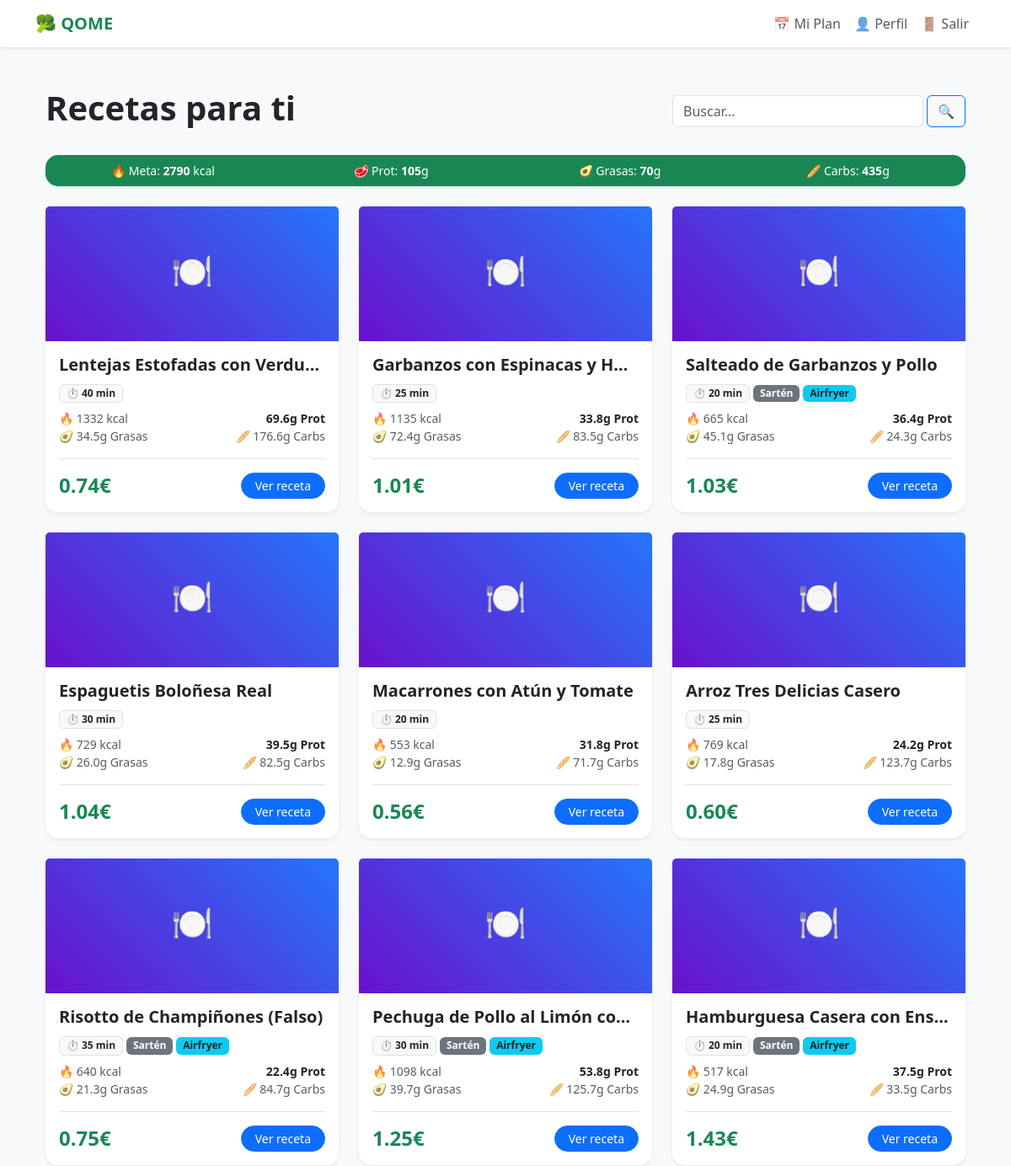
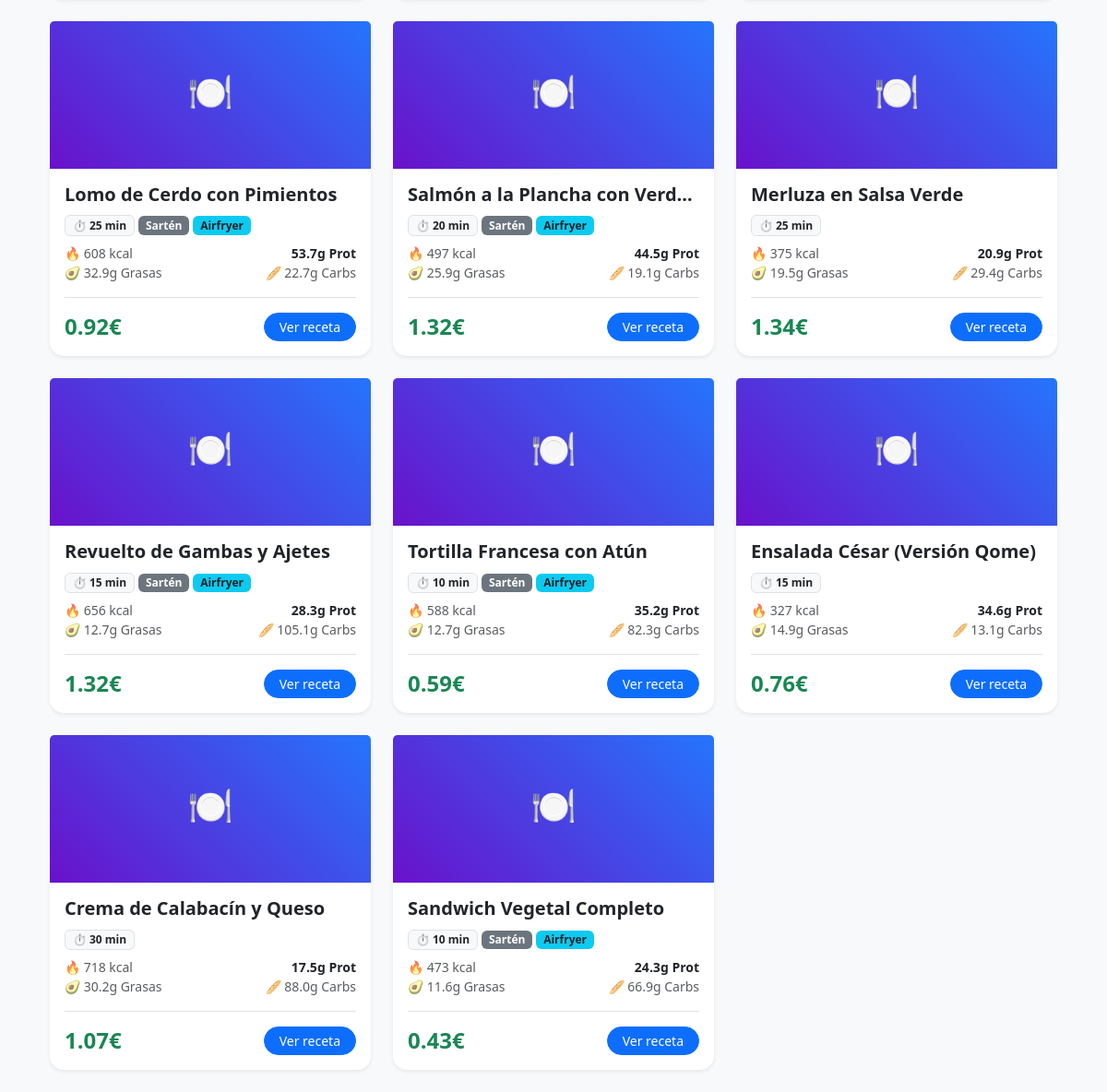
The app's page / (signed in) with its own data (2 pictures, top to bottom).
### core/models.py (models this page shows, shortened)
class Receta(models.Model):
    titulo = models.CharField(max_length=200)
    tiempo_preparacion = models.IntegerField()
    es_apta_sarten = models.BooleanField(default=False)
    es_apta_airfryer = models.BooleanField(default=False)
    es_apta_horno = models.BooleanField(default=False)
    es_apta_microondas = models.BooleanField(default=False)
    es_apta_tupper = models.BooleanField(default=True)
    calorias = models.IntegerField(default=0)
    proteinas = models.FloatField(default=0.0)
    grasas = models.FloatField(default=0.0)
    hidratos = models.FloatField(default=0.0)

### core/views.py (the view)
# urls.py: path('', views.lista_recetas, name='home'),
def lista_recetas(request):
    recetas = Receta.objects.all()
    perfil = None
    metas = None
    if request.user.is_authenticated:
        try:
            perfil = PerfilUsuario.objects.get(usuario=request.user)
            mis_supers = perfil.supermercados_seleccionados.all()
            if mis_supers.exists():
                recetas = recetas.annotate(
                    precio_usuario=Min(
                        'costes_por_supermercado__coste',
                        filter=Q(costes_por_supermercado__supermercado__in=mis_supers)
                    )
                )
            else:
                recetas = recetas.annotate(precio_usuario=Min('costes_por_supermercado__coste'))
            metas = {
                'calorias': perfil.gasto_energetico_diario,
                'proteinas': perfil.objetivo_proteinas,
                'grasas': perfil.objetivo_grasas,
                'hidratos': perfil.objetivo_hidratos,
            }
        except PerfilUsuario.DoesNotExist: pass
    else:
        recetas = recetas.annotate(precio_usuario=Min('costes_por_supermercado__coste'))
    query = request.GET.get('q')
    if query: recetas = recetas.filter(titulo__icontains=query)
    if request.GET.get('horno'): recetas = recetas.filter(es_apta_horno=True)
    if request.GET.get('sarten'): recetas = recetas.filter(es_apta_sarten=True)
    if request.GET.get('tupper'): recetas = recetas.filter(es_apta_tupper=True)
    return render(request, 'core/lista_recetas.html', {
        'recetas': recetas, 'perfil': perfil, 'metas': metas
    })

### core/templates/core/lista_recetas.html (shortened to what this page needs)
{% extends 'core/base.html' %}
{% block content %}
<div class="container py-4">
    <div class="row mb-4 align-items-center">
        <div class="col-md-8">
            <h1 class="display-6 fw-bold text-dark">
                {% if perfil %}Recetas para ti{% else %}Catálogo{% endif %}
            </h1>
        </div>
        <div class="col-md-4 text-end">
            <form method="get" class="d-flex gap-1">
                <input type="text" name="q" class="form-control" placeholder="Buscar..." value="{{ request.GET.q }}">
                <button class="btn btn-outline-primary">🔍</button>
            </form>
        </div>
    </div>
    {% if perfil %}
    <div class="card mb-4 border-0 shadow-sm bg-success text-white">
        <div class="card-body py-2">
            <div class="row text-center small">
                <div class="col">🔥 Meta: <strong>{{ metas.calorias }}</strong> kcal</div>
                <div class="col">🥩 Prot: <strong>{{ metas.proteinas }}</strong>g</div>
                <div class="col">🥑 Grasas: <strong>{{ metas.grasas }}</strong>g</div>
                <div class="col">🥖 Carbs: <strong>{{ metas.hidratos }}</strong>g</div>
            </div>
        </div>
    </div>
    {% endif %}
    <div class="row row-cols-1 row-cols-md-3 g-4">
        {% for receta in recetas %}
        <div class="col">
            <div class="card h-100 shadow-sm border-0 hover-card">
                <div class="card-img-top bg-secondary text-white d-flex align-items-center justify-content-center" style="height: 160px; background: linear-gradient(45deg, #6a11cb 0%, #2575fc 100%);">
                    <span class="h1">🍽️</span>
                </div>
                <div class="card-body">
                    <h5 class="card-title text-truncate fw-bold">{{ receta.titulo }}</h5>
                    <div class="mb-2">
                        <span class="badge bg-light text-dark border">⏱ {{ receta.tiempo_preparacion }} min</span>
                        {% if receta.es_apta_sarten %}<span class="badge bg-secondary">Sartén</span>{% endif %}
                        {% if receta.es_apta_airfryer %}<span class="badge bg-info text-dark">Airfryer</span>{% endif %}
                    </div>
                    <div class="small text-muted mb-3">
                        <div class="d-flex justify-content-between">
                            <span>🔥 {{ receta.calorias }} kcal</span>
                            <span class="text-dark fw-bold">{{ receta.proteinas }}g Prot</span>
                        </div>
                        <div class="d-flex justify-content-between">
                            <span>🥑 {{ receta.grasas }}g Grasas</span>
                            <span>🥖 {{ receta.hidratos }}g Carbs</span>
                        </div>
                    </div>
                    <div class="mt-3 pt-3 border-top d-flex justify-content-between align-items-center">
                        <div>
                            {% if receta.precio_usuario %}
                                <span class="h4 text-success mb-0 fw-bold">{{ receta.precio_usuario|floatformat:2 }}€</span>
                            {% else %}
                                <span class="text-muted small">No disponible en tu súper</span>
                            {% endif %}
                        </div>
                        <a href="{% url 'detalle_receta' receta.id %}" class="btn btn-sm btn-primary rounded-pill px-3">Ver receta</a>
                    </div>
                </div>
            </div>
        </div>
        {% endfor %}
    </div>
</div>
{% endblock %}

### core/templates/core/base.html (style rules this page uses)
body { background-color: #f8f9fa; }
.card { border: none; border-radius: 15px; box-shadow: 0 4px 6px rgba(0,0,0,0.1); }

### records on screen
Receta: titulo "Lentejas Estofadas con Verdu…", tiempo_preparacion "40", calorias "1332", proteinas "69.6", grasas "34.5", hidratos "176.6", precio_usuario "0.74"
Receta: titulo "Garbanzos con Espinacas y H…", tiempo_preparacion "25", calorias "1135", proteinas "33.8", grasas "72.4", hidratos "83.5", precio_usuario "1.01"
Receta: titulo "Salteado de Garbanzos y Pollo", tiempo_preparacion "20", es_apta_sarten "Sartén", es_apta_airfryer "Airfryer", calorias "665", proteinas "36.4", grasas "45.1", hidratos "24.3", precio_usuario "1.03"
Receta: titulo "Espaguetis Boloñesa Real", tiempo_preparacion "30", calorias "729", proteinas "39.5", grasas "26.0", hidratos "82.5", precio_usuario "1.04"
Receta: titulo "Macarrones con Atún y Tomate", tiempo_preparacion "20", calorias "553", proteinas "31.8", grasas "12.9", hidratos "71.7", precio_usuario "0.56"
Receta: titulo "Arroz Tres Delicias Casero", tiempo_preparacion "25", calorias "769", proteinas "24.2", grasas "17.8", hidratos "123.7", precio_usuario "0.60"
Receta: titulo "Risotto de Champiñones (Falso)", tiempo_preparacion "35", es_apta_sarten "Sartén", es_apta_airfryer "Airfryer", calorias "640", proteinas "22.4", grasas "21.3", hidratos "84.7", precio_usuario "0.75"
Receta: titulo "Pechuga de Pollo al Limón co…", tiempo_preparacion "30", es_apta_sarten "Sartén", es_apta_airfryer "Airfryer", calorias "1098", proteinas "53.8", grasas "39.7", hidratos "125.7", precio_usuario "1.25"
Receta: titulo "Hamburguesa Casera con Ens…", tiempo_preparacion "20", es_apta_sarten "Sartén", es_apta_airfryer "Airfryer", calorias "517", proteinas "37.5", grasas "24.9", hidratos "33.5", precio_usuario "1.43"
Receta: titulo "Lomo de Cerdo con Pimientos", tiempo_preparacion "25", es_apta_sarten "Sartén", es_apta_airfryer "Airfryer", calorias "608", proteinas "53.7", grasas "32.9", hidratos "22.7", precio_usuario "0.92"
Receta: titulo "Salmón a la Plancha con Verd…", tiempo_preparacion "20", es_apta_sarten "Sartén", es_apta_airfryer "Airfryer", calorias "497", proteinas "44.5", grasas "25.9", hidratos "19.1", precio_usuario "1.32"
Receta: titulo "Merluza en Salsa Verde", tiempo_preparacion "25", calorias "375", proteinas "20.9", grasas "19.5", hidratos "29.4", precio_usuario "1.34"
Receta: titulo "Revuelto de Gambas y Ajetes", tiempo_preparacion "15", es_apta_sarten "Sartén", es_apta_airfryer "Airfryer", calorias "656", proteinas "28.3", grasas "12.7", hidratos "105.1", precio_usuario "1.32"
Receta: titulo "Tortilla Francesa con Atún", tiempo_preparacion "10", es_apta_sarten "Sartén", es_apta_airfryer "Airfryer", calorias "588", proteinas "35.2", grasas "12.7", hidratos "82.3", precio_usuario "0.59"
Receta: titulo "Ensalada César (Versión Qome)", tiempo_preparacion "15", calorias "327", proteinas "34.6", grasas "14.9", hidratos "13.1", precio_usuario "0.76"
Receta: titulo "Crema de Calabacín y Queso", tiempo_preparacion "30", calorias "718", proteinas "17.5", grasas "30.2", hidratos "88.0", precio_usuario "1.07"
Receta: titulo "Sandwich Vegetal Completo", tiempo_preparacion "10", es_apta_sarten "Sartén", es_apta_airfryer "Airfryer", calorias "473", proteinas "24.3", grasas "11.6", hidratos "66.9", precio_usuario "0.43"

### other values on screen
{{ metas.calorias }} "2790"
{{ metas.proteinas }} "105"
{{ metas.grasas }} "70"
{{ metas.hidratos }} "435"
